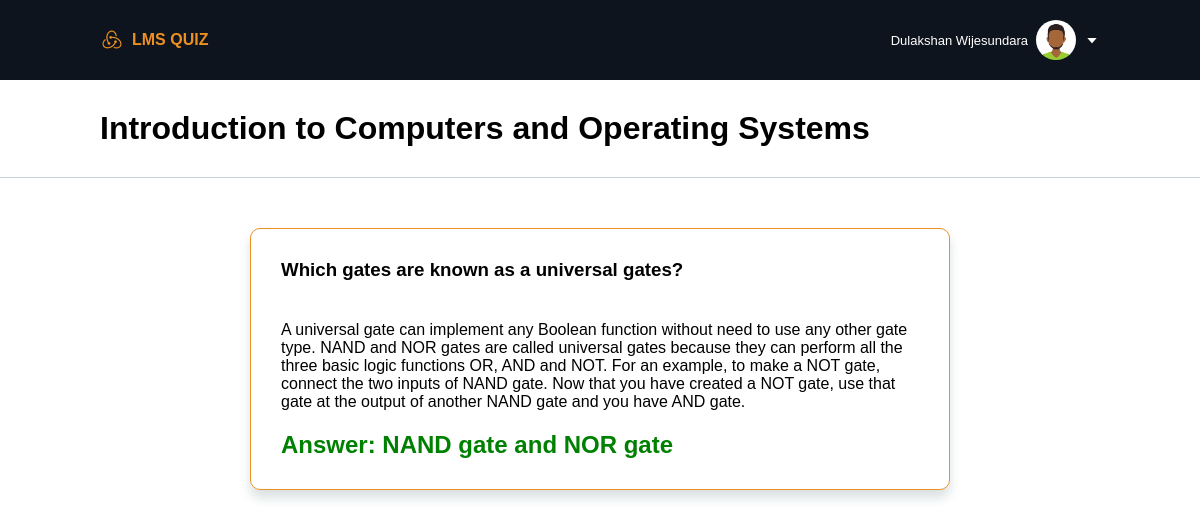
Page /student/view_question.php?q=47 (signed in) on the committed database.
### tables this page shows
CREATE TABLE `questions` (
  `q_id` int(11) NOT NULL,
  `q_title` varchar(255) NOT NULL,
  `q_body` varchar(500) DEFAULT NULL,
  `q_hint` varchar(255) DEFAULT NULL,
  `q_explanation` varchar(500) NOT NULL,
  `q_correct_answer` varchar(100) NOT NULL,
  `q_type` varchar(10) NOT NULL,
  `q_code` varchar(255) DEFAULT NULL,
  `module_id` int(11) NOT NULL,
  `lecturer_id` int(11) NOT NULL
);

CREATE TABLE `modules` (
  `module_id` int(11) NOT NULL,
  `module_code` varchar(10) NOT NULL,
  `module_name` varchar(100) NOT NULL,
  `level` int(2) NOT NULL,
  `semester` int(2) NOT NULL,
  `lecturer_id` int(11) NOT NULL
);

### student/view_question.php (the view, shortened to what this page needs)
<?php
require("../db_config/db_config.php");
if (isset($_GET["q"])) {
    $q = $_GET["q"];
}
$sql = "SELECT q_title, q_explanation, q_correct_answer, q_body, module_name FROM modules, questions WHERE modules.module_id = questions.module_id AND q_id = '$q'";
$result = mysqli_query($conn, $sql);
if (mysqli_num_rows($result) > 0) {
    $row = mysqli_fetch_assoc($result);
} else {
    echo "0 results";
}
?>
<!DOCTYPE html>
<html lang="en">
<head>
    <link rel="stylesheet" href="styles/c_compiler.css">
    <link rel="stylesheet" href="https://cdn.jsdelivr.net/npm/boxicons@latest/css/boxicons.min.css">
</head>
<body>
    <?php include "./components/header.php" ?>
    <div class="sub-container">
        <h1><?php echo $row["module_name"];?></h1>
    </div>
    <div class="container">
        <div class="section_01">
            <h3 style="margin-bottom: 20px;"><?php echo $row["q_title"];?></h3>
            <p style="margin-bottom: 20px;"><?php echo $row["q_explanation"];?></p>
            <h2 style="color: green;">Answer: <?php echo $row["q_correct_answer"];?></h2>
        </div>
    </div>
</body>
</html>

### student/styles/c_compiler.css (style rules this page uses)
* { font-family: Arial; margin: 0; padding: 0; box-sizing: border-box; list-style: none; text-decoration: none; }
:root { --blue-dark: #0e141e; --orange-color: #EC9022; --orange-dark-color: #da831a; --white-color: white; --white-shade: #f2f5f7; --green-color: #40af0c; }
.container { width: 100%; height: auto; display: flex; flex-direction: row; }
.section_01 { width: 100%; height: auto; display: flex; flex-direction: column; flex-basis: 100%; margin: 50px 250px; box-shadow: 0 8px 11px rgb(14 55 54 / 15%); padding: 30px; border-radius: 10px; border: 1px solid var(--orange-color); }
.sub-container { display: flex; align-items: center; justify-content: space-between; padding: 30px 100px; background-color: var(--white-color); border-bottom: 1px solid #c8d2db; width: 100%; }

### rows in the picture
questions: module.module_name "Introduction to Computers and Operating Systems", q_title "Which gates are known as a universal gates?", q_explanation "A universal gate can implement any Boolean function without need to use any other gate type. NAND and NOR gates are called universal gates because they can perform all the three basic logic functions OR, AND and NOT. For an example, to make a NOT gate, connect the two inputs of NAND gate. Now that you have created a NOT gate, use that gate at the output of another NAND gate and you have AND gate.", q_correct_answer "NAND gate and NOR gate"

### other values in the picture
$_SESSION["user"]["name"] "Dulakshan Wijesundara"
